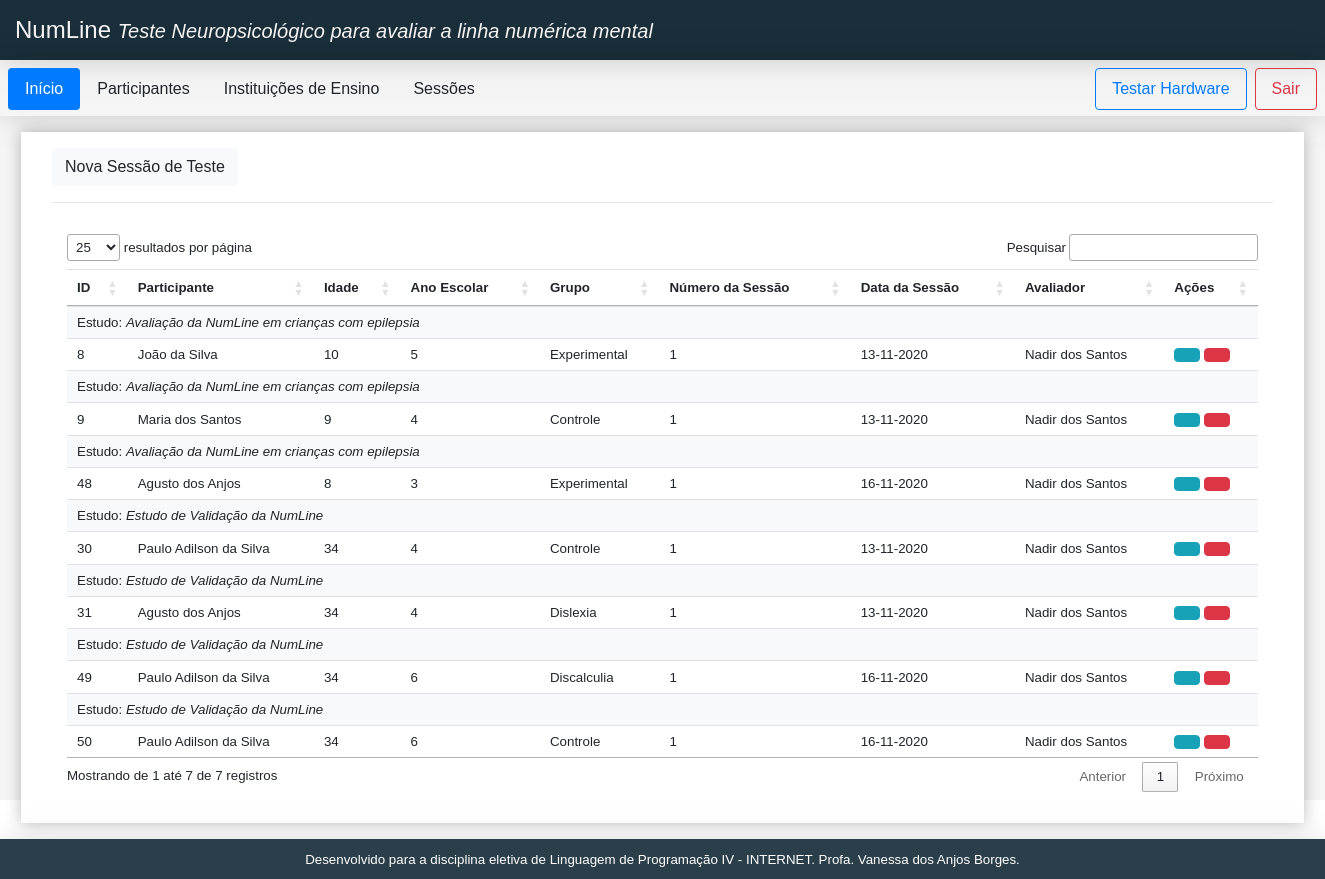
The page /session.php (signed in) on the database its author committed.
### tables this page shows
CREATE TABLE IF NOT EXISTS `sessaodeteste` (
  `idSessaoTeste` int NOT NULL AUTO_INCREMENT,
  `data` date DEFAULT NULL,
  `anoEscolar` int DEFAULT NULL,
  `idadeParticipante` int DEFAULT NULL,
  `numeroSessao` int DEFAULT NULL,
  `Usuarios_idUsuario` int NOT NULL,
  `Participantes_idParticipante` int NOT NULL,
  `idSessaoAnterior` int DEFAULT NULL,
  `Estudos_idEstudo` int NOT NULL,
  `Grupos_idGrupo` int NOT NULL,
  PRIMARY KEY (`idSessaoTeste`),
  KEY `fk_SessaoTeste_Usuarios1_idx` (`Usuarios_idUsuario`),
  KEY `fk_SessaoTeste_Participantes1_idx` (`Participantes_idParticipante`),
  KEY `fk_SessaoTeste_SessaoTeste1_idx` (`idSessaoAnterior`),
  KEY `fk_SessaoTeste_Estudos1_idx` (`Estudos_idEstudo`),
  KEY `fk_SessaoTeste_Grupos1_idx` (`Grupos_idGrupo`)
);

CREATE TABLE IF NOT EXISTS `participantes` (
  `idParticipante` int NOT NULL AUTO_INCREMENT,
  `InstituicoesEnsino_idInstituicaoEnsino` int NOT NULL,
  `nome` varchar(45) DEFAULT NULL,
  `dataNascimento` date DEFAULT NULL,
  `pais` varchar(45) DEFAULT NULL,
  `primeiroResponsavel` varchar(45) DEFAULT NULL,
  `segundoResponsavel` varchar(45) DEFAULT NULL,
  `telefone` varchar(25) DEFAULT NULL,
  `TipoDeUsuario_idTipoUsuario` int DEFAULT '4',
  PRIMARY KEY (`idParticipante`),
  KEY `fk_Participantes_InstituicoesEnsino1_idx` (`InstituicoesEnsino_idInstituicaoEnsino`),
  KEY `fk_Participantes_TipoDeUsuarios1_idx` (`TipoDeUsuario_idTipoUsuario`)
);

CREATE TABLE IF NOT EXISTS `estudos` (
  `idEstudo` int NOT NULL AUTO_INCREMENT,
  `titulo` varchar(90) DEFAULT NULL,
  `descricao` text,
  `Usuarios_idPesquisadorPrincipal` int DEFAULT NULL,
  PRIMARY KEY (`idEstudo`),
  KEY `fk_Estudos_Usuarios1_idx` (`Usuarios_idPesquisadorPrincipal`)
);

CREATE TABLE IF NOT EXISTS `grupos` (
  `idGrupo` int NOT NULL AUTO_INCREMENT,
  `Estudos_idEstudo` int NOT NULL,
  `nome` varchar(45) DEFAULT NULL,
  PRIMARY KEY (`idGrupo`,`Estudos_idEstudo`),
  KEY `fk_Grupos_Estudos1_idx` (`Estudos_idEstudo`)
);

CREATE TABLE IF NOT EXISTS `usuarios` (
  `idUsuario` int NOT NULL AUTO_INCREMENT,
  `InstituicoesEnsino_idInstituicaoEnsino` int NOT NULL,
  `nome` varchar(45) DEFAULT NULL,
  `pais` varchar(45) DEFAULT NULL,
  `email` varchar(45) DEFAULT NULL,
  `TipoDeUsuario_idTipoUsuario` int DEFAULT NULL,
  `hashSenha` text,
  `telefone` varchar(25) DEFAULT NULL,
  `tipoDoc` varchar(45) DEFAULT NULL,
  `numeroDoc` varchar(45) DEFAULT NULL,
  PRIMARY KEY (`idUsuario`),
  UNIQUE KEY `email_UNIQUE` (`email`),
  KEY `fk_Usuarios_InstituicoesEnsino1_idx` (`InstituicoesEnsino_idInstituicaoEnsino`),
  KEY `fk_Usuarios_TipoDeUsuarios1_idx` (`TipoDeUsuario_idTipoUsuario`)
);

### classes/model/dao/SessaoDeTesteDAO.class.php (called while the page is built, shortened)
<?php
class SessaoDeTesteDAO {
    public function consultar() {
        $this->sql = "SELECT * FROM sessaodeteste";
        try {
            $conexao = new Conexao();
            $resultado = $conexao->getCon();
            return $resultado->query($this->sql);
        } catch (Exception $e) {
            echo "Conexão não estabelecida";
            return 0;
        }
    }
}

### classes/model/dao/ParticipanteDAO.class.php (called while the page is built, shortened)
<?php
class ParticipanteDAO {
     public function consultarNomePeloId($idParticipante){
        $this->sql = "SELECT nome from participantes where idParticipante = :idParticipante";
        try {
            $conexao = new Conexao();
            $executar = $conexao->getCon()->prepare($this->sql);
            $executar->bindValue(":idParticipante", $idParticipante);
            $executar->execute();
            return $executar->fetch()['nome'];
        } catch (Exception $e) {
            return 0;
        }
     }
}

### classes/config/Conexao.class.php (called while the page is built)
<?php
class Conexao {
    private $con;
    public function __construct(){
        $this->con = new PDO(
            "mysql:host=localhost; dbname=eletiva_web",
            "root",
            "1986Ab14"
        );
    }
    public function getCon(){
        return $this->con;
    }
}
?>

### classes/model/dao/EstudoDAO.class.php (called while the page is built, shortened)
<?php
class EstudoDAO {
     public function consultarTituloPeloId($idEstudo){
        $this->sql = "SELECT titulo from estudos where idEstudo = :idEstudo";
        try {
            $conexao = new Conexao();
            $executar = $conexao->getCon()->prepare($this->sql);
            $executar->bindValue(":idEstudo", $idEstudo);
            $executar->execute();
            return $executar->fetch()['titulo'];
        } catch (Exception $e) {
            return 0;
        }
     }
}

### classes/model/dao/GrupoDAO.class.php (called while the page is built, shortened)
<?php
class GrupoDAO {
     public function consultarNomeGrupo($idGrupo,$Estudos_idEstudo){
        $this->sql = "SELECT nome from grupos where Estudos_idEstudo = :Estudos_idEstudo and idGrupo = :idGrupo";
        try {
            $conexao = new Conexao();
            $executar = $conexao->getCon()->prepare($this->sql);
            $executar->bindValue(":Estudos_idEstudo", $Estudos_idEstudo);
            $executar->bindValue(":idGrupo", $idGrupo);
            $executar->execute();
            return $executar->fetch()['nome'];
        } catch (Exception $e) {
            return 0;
        }
     }
}

### classes/model/dao/UsuarioDAO.class.php (called while the page is built, shortened)
<?php
class UsuarioDAO {
     public function consultarNomePeloId($idUsuario){
        $this->sql = "SELECT nome from usuarios where idUsuario = :idUsuario";
        try {
            $conexao = new Conexao();
            $executar = $conexao->getCon()->prepare($this->sql);
            $executar->bindValue(":idUsuario", $idUsuario);
            $executar->execute();
            return $executar->fetch()['nome'];
        } catch (Exception $e) {
            return 0;
        }
     }
}

### session.php (the view, shortened to what this page needs)
<!doctype html>
<html lang="pt-BR">
<head>
    <link rel="stylesheet" href="https://stackpath.bootstrapcdn.com/bootstrap/4.5.2/css/bootstrap.min.css">
    <link href="https://netdna.bootstrapcdn.com/font-awesome/3.2.1/css/font-awesome.css" rel="stylesheet">
    <link rel="stylesheet" href="template/style.css">
    <?php
        require_once("classes/config/Conexao.class.php");
        require_once("classes/model/dao/EstudoDAO.class.php");
        require_once("classes/model/dao/ParticipanteDAO.class.php");
        require_once("classes/model/dao/GrupoDAO.class.php");
        require_once("classes/model/dao/SessaoDeTesteDAO.class.php");
        require_once("classes/model/dao/UsuarioDAO.class.php");
    ?>
    <link rel="stylesheet" href="https://cdn.datatables.net/1.10.22/css/jquery.dataTables.min.css" rel="stylesheet">
</head>
<body>
    <div id="root">
        <div class="app">
            <?php require_once("template/header.php"); ?>
            <?php require_once("template/menu.php"); ?>
            <main class="content p-3">
                <div class="container-fluid ">
                    <div class="p-3">
                        <a class="btn btn-light" data-toggle="collapse" href="#inserirUsuario" role="button" aria-expanded="false" aria-controls="inserirUsuario">
                            Nova Sessão de Teste
                        </a>
                        <hr>
                        <table class="table nowrap w-100" id="tParticipantes">
                            <thead>
                                <tr>
                                    <th>ID</th>
                                    <th>Participante</th>
                                    <th>Idade</th>
                                    <th>Ano Escolar</th>
                                    <th>Grupo</th>
                                    <th>Número da Sessão</th>
                                    <th>Data da Sessão</th>
                                    <th>Avaliador</th>
                                    <th>Ações</th>
                                </tr>
                            </thead>
                            <tbody>
                            <?php
                            function getParticipanteNome($idParticipante) {
                                $ParticipanteDao = new ParticipanteDAO();
                                $nomeParticipante = $ParticipanteDao->consultarNomePeloId($idParticipante);
                                return $nomeParticipante;
                            }
                            function getEstudoTitulo($idEstudo) {
                                $EstudoDao = new EstudoDAO();
                                $tituloEstudo = $EstudoDao->consultarTituloPeloId($idEstudo);
                                return $tituloEstudo;
                            }
                            function getGroupName($idGrupo,$idEstudo) {
                                $grupoDao = new GrupoDAO();
                                $nomeGrupo = $grupoDao->consultarNomeGrupo($idGrupo,$idEstudo);
                                return $nomeGrupo;
                            }
                            function getUserName($idUsuario) {
                                $usuarioDao = new UsuarioDAO();
                                $nomeUsuario = $usuarioDao->consultarNomePeloId($idUsuario);
                                return $nomeUsuario;
                            }
                            $SessaoDao = new SessaoDeTesteDAO();
                            $participantes = $SessaoDao->consultar();
                            while ($linha = $participantes->fetch(PDO::FETCH_ASSOC)) {
                            ?>
                                <tr key="<?= $linha['idSessaoTeste'] ?>">
                                    <td><?= $linha['idSessaoTeste'] ?></td>
                                    <td><?= getParticipanteNome($linha['Participantes_idParticipante']) ?></td>
                                    <td><?= $linha['idadeParticipante'] ?></td>
                                    <td><?= $linha['anoEscolar'] ?></td>
                                    <td><?= getEstudoTitulo($linha['Estudos_idEstudo']) ?></td>
                                    <td><?= getGroupName($linha['Grupos_idGrupo'],$linha['Estudos_idEstudo']) ?></td>
                                    <td><?= $linha['numeroSessao'] ?></td>
                                    <td><?= date("d-m-Y", strtotime(($linha['data']))) ?></td>
                                    <td><?= getUserName($linha['Usuarios_idUsuario']) ?></td>
                                    <td>
                                        <a href="report.php" class="btn btn-info icon-file-text"></a>
                                        <a href="session.php?parem=delete&amp;idSessaoTeste=<?= $linha['idSessaoTeste'] ?>" class="btn btn-danger icon-trash" onClick="javascript: return confirm('Confirma a exclusão?');"  ></a>
                                    </td>
                                </tr>
                            <?php
                            }
                            ?>
                            </tbody>
                        </table>
                    </div>
            </main>
            <?php require_once("template/footer.php"); ?>
        </div>
    </div>
</body>
</html>

### template/style.css (style rules this page uses)
:root { --bg-dark: #1A2F3A; --logo-height: 100px; --header-height: 60px; --nav-height: 56px; --aside-width: 225px; --footer-height: 40px; --shadow: 0 2px 23px 0 rgba(0, 0, 0, 0.1), 0 2px 49px 0 rgba(0, 0, 0, 0.06); }
* { box-sizing: border-box; font-family: 'Montserrat', sans-serif; }
.app { margin: 0px; display: grid; grid-template-columns: 1fr; grid-template-rows: var(--header-height) var(--nav-height) auto var(--footer-height); grid-template-areas: "header" "menu" "content" "footer"; height: 100vh; background-color: #F5F5F5; font: -webkit-control; }
main.content { grid-area: content; padding: 0px 15px 0 15px; width: 1315px; margin: 0 auto; }
main>div { background-color: #FFF; -webkit-box-shadow: 0px 0px 15px #0004; box-shadow: 0px 0px 15px #0004; }

### rows shown on the page
sessaodeteste: idSessaoTeste "8", Participantes_idParticipante.nome "João da Silva", idadeParticipante "10", anoEscolar "5", Estudos_idEstudo.titulo "Avaliação da NumLine em crianças com epilepsia", Grupos_idGrupo+Estudos_idEstudo "Experimental", numeroSessao "1", data "13-11-2020", Usuarios_idUsuario.nome "Nadir dos Santos"
sessaodeteste: idSessaoTeste "9", Participantes_idParticipante.nome "Maria dos Santos", idadeParticipante "9", anoEscolar "4", Estudos_idEstudo.titulo "Avaliação da NumLine em crianças com epilepsia", Grupos_idGrupo+Estudos_idEstudo "Controle", numeroSessao "1", data "13-11-2020", Usuarios_idUsuario.nome "Nadir dos Santos"
sessaodeteste: idSessaoTeste "30", Participantes_idParticipante.nome "Paulo Adilson da Silva", idadeParticipante "34", anoEscolar "4", Estudos_idEstudo.titulo "Estudo de Validação da NumLine", Grupos_idGrupo+Estudos_idEstudo "Controle", numeroSessao "1", data "13-11-2020", Usuarios_idUsuario.nome "Nadir dos Santos"
sessaodeteste: idSessaoTeste "31", Participantes_idParticipante.nome "Agusto dos Anjos", idadeParticipante "34", anoEscolar "4", Estudos_idEstudo.titulo "Estudo de Validação da NumLine", Grupos_idGrupo+Estudos_idEstudo "Dislexia", numeroSessao "1", data "13-11-2020", Usuarios_idUsuario.nome "Nadir dos Santos"
sessaodeteste: idSessaoTeste "48", Participantes_idParticipante.nome "Agusto dos Anjos", idadeParticipante "8", anoEscolar "3", Estudos_idEstudo.titulo "Avaliação da NumLine em crianças com epilepsia", Grupos_idGrupo+Estudos_idEstudo "Experimental", numeroSessao "1", data "16-11-2020", Usuarios_idUsuario.nome "Nadir dos Santos"
sessaodeteste: idSessaoTeste "49", Participantes_idParticipante.nome "Paulo Adilson da Silva", idadeParticipante "34", anoEscolar "6", Estudos_idEstudo.titulo "Estudo de Validação da NumLine", Grupos_idGrupo+Estudos_idEstudo "Discalculia", numeroSessao "1", data "16-11-2020", Usuarios_idUsuario.nome "Nadir dos Santos"
sessaodeteste: idSessaoTeste "50", Participantes_idParticipante.nome "Paulo Adilson da Silva", idadeParticipante "34", anoEscolar "6", Estudos_idEstudo.titulo "Estudo de Validação da NumLine", Grupos_idGrupo+Estudos_idEstudo "Controle", numeroSessao "1", data "16-11-2020", Usuarios_idUsuario.nome "Nadir dos Santos"
